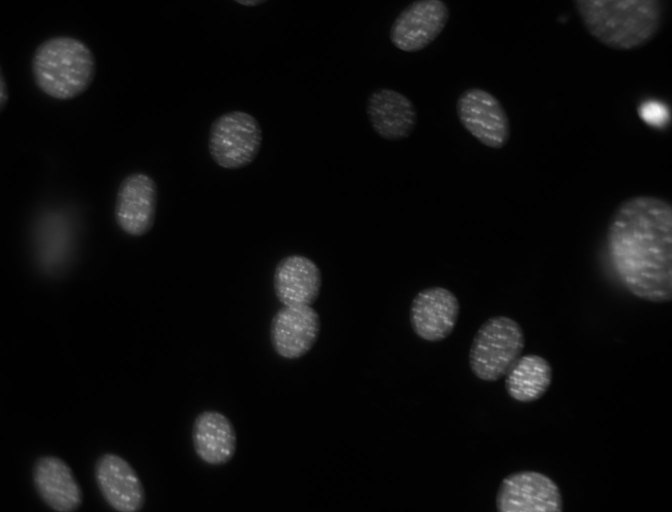
#> input picture recursos/imageprocessingexample/dna.jpeg, 1344 x 1024 px (shown at 1/2 size)
$ python -i illumination.py   (imports and definitions only)   (older library calls are emulated)
#> lines starting #> are read from the running program, lines starting #| are printed output that depends on the picture
#> further down, picture is the input picture: shape (1024, 1344); min 0, max 252, mean 12.7
# -*- coding: utf-8 -*-
"""Non-uniform illumination correction

Usage:
  illumination.py <image> [<N>] [<sigma>] [<mu>]

Options:
  -h --help     Show this screen.
"""
import sys

import os

import numpy as np

from docopt import docopt

from scipy.ndimage import sobel

from skimage.io import imread, imsave
from skimage.transform import rescale
from skimage.filter import gaussian_filter


def center(im):
    h, w = im.shape
    h = int(h / 4.)
    w = int(w / 4.)
    return im[h:h+2*h, w:w+2*w]


class NonUniformIllumination(object):
    """" Implementation of the non-uniform illuminaton profile estimation and
    compensation method of Tasdizen et al. The paper has missing details that
    have to be taken care of, eg. the use of weighted least squares instead of
    plain LS to account for the weights matrix.

    To be fixed:

    1. the final estimation of the illumination profile seems to be OK up to a
    multiplicative factor.

    2. the way the illumination is corrected since just dividing by the
    estimated profile doesn't semms work well

    Tasdizen et al. "Non-uniform illumination correction in transmission
    electron microscopy, 2008.

    """

    def __init__(self, N=3, sigma=0.1, mu=10.):
        # model degree
        self.N = int(N)
        if self.N >= 5:
            print('WARNING: there are some numerical issues for N>5')

        # Gaussian smothing
        self.sigma = float(sigma)

        # weights parameter
        self.mu = float(mu)

        self.__eps = 2**-23

        self.profile = None

    def __gradient(self, im):
        im_x = sobel(im, axis=1) / 8.
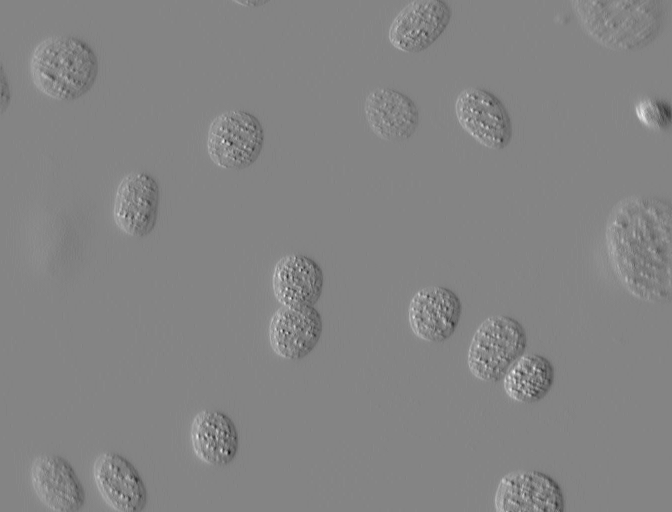
#> im_x: shape (1024, 1344) float64 (shown at 1/2 size); min -0.0838, max 0.0779, mean 2.78e-05; drawn with min black and max white
        im_y = sobel(im, axis=0) / 8.
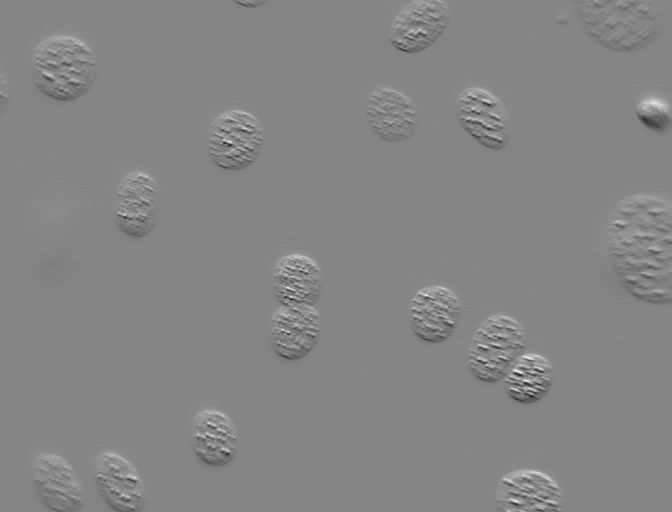
#> im_y: shape (1024, 1344) float64 (shown at 1/2 size); min -0.0873, max 0.0794, mean 1.64e-05; drawn with min black and max white
        return (im_x, im_y)

    def __S(self, x, y):
        if self.N == 1:
            S = [x,  y]
        elif self.N == 2:
            S = [x, y, x*x, x*y, y*y]
        elif self.N == 3:
            S = [x, y, x*x, x*y, y*y, x*x*x, y*x*x, y*y*x, y*y*y]
        else:
            S = []
            for i in range(self.N + 1):
                for j in range(i + 1):
                    S.append(x**(i-j) * y**j)
        return np.column_stack(S[1:])  # remove S[0,0] term

    def __M(self, x, y):
        _1 = np.ones(x.size)
        _0 = np.zeros(x.size)
        if self.N == 1:
            Q = [_1,  _0]
            R = [_0,  _1]
        elif self.N == 2:
            Q = [_1,  _0, 2.*x,  y,   _0]
            R = [_0,  _1,   _0,  x, 2.*y]
        elif self.N == 3:
            Q = [_1, _0, 2.*x, y, _0, 3.*x*x, 2.*x*y, y*y, _0]
            R = [_0, _1, _0, x, 2.*y, _0, x*x, 2.*x*y, 3.*y*y]
        else:
            for i in range(self.N + 1):
                for j in range(i + 1):
                    Q.append((i-j) * x**max(0, i-j-1) * y**j)
                    R.append(x**(i-j) * j*y**max(j-1, 0))
        return np.vstack((np.column_stack(Q[1:]), np.column_stack(R[1:])))

    def fit(self, image):
        if image.ndim > 2:
            raise TypeError('only single channel images allowed')

        # smooth image
        im = gaussian_filter(image, self.sigma)

        # gradients and grad. magnitude
        im_x, im_y = self.__gradient(im)
        im_r = np.sqrt(im_x * im_x + im_y * im_y)
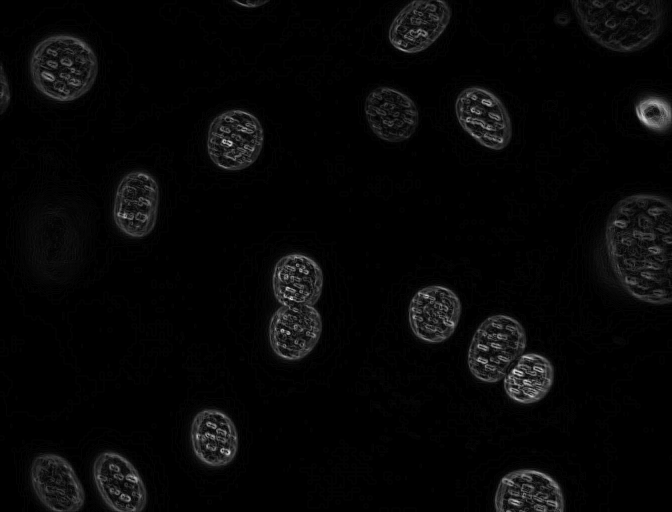
#> im_r: shape (1024, 1344) float64 (shown at 1/2 size); min 0, max 0.0915, mean 0.00252; drawn with min black and max white

        # log gradients
        log_im = np.log(im + self.__eps)
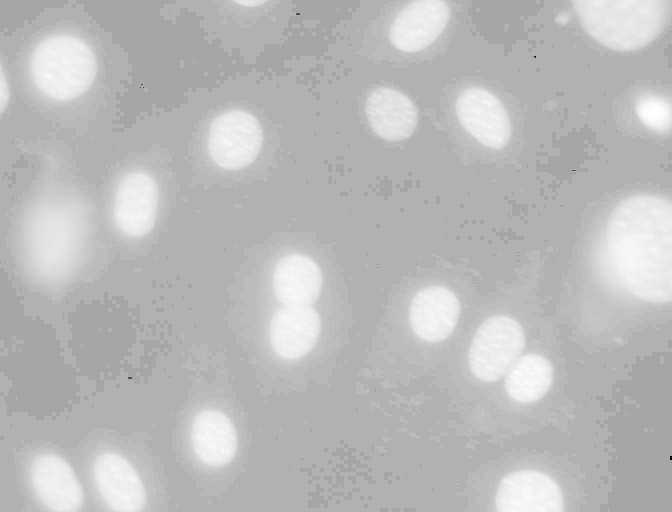
#> log_im: shape (1024, 1344) float64 (shown at 1/2 size); min -15.94, max -0.0118, mean -4.23; drawn with min black and max white
        log_im_x, log_im_y = self.__gradient(log_im)
        log_im_x = log_im_x.ravel()
        log_im_y = log_im_y.ravel()

        # compute weights
        weights = np.exp(-im_r / (self.mu ** 2))
        weights = weights.ravel()

        # (x,y) coordinates
        ny, nx = im.shape
#> ny = 1024; nx = 1344
        x, y = np.meshgrid(range(nx), range(ny), indexing='xy')
        x = x.ravel() - 0.5 * nx
        y = y.ravel() - 0.5 * ny

        # model (gradient) matrix
        M = self.__M(x, y)

        # observed (smoothed) gradient
        g = np.row_stack((log_im_x, log_im_y))
        g.shape = (g.size, 1)

        # diag(weights) * M
        weights.shape = (weights.size, 1)
        WM = M * np.vstack((weights, weights))

        # solve for gamma
        _g = np.asmatrix(g)
        _M = np.asmatrix(M)
        _WM = np.asmatrix(WM)
        gamma = np.linalg.inv(_WM.T * _M) * _WM.T * _g
#> gamma = [[0.000564], [-8.88e-07], [-1.76e-06], [-1.04e-07], [4.51e-10], [-4.37e-09], [2.43e-09], [1.17e-09]]

        # compute illumination profile
        S = self.__S(x, y)
        I = np.asarray(np.asmatrix(S) * gamma)

        self.profile = np.exp(I - I.max())
        self.profile = self.profile.reshape(im.shape)
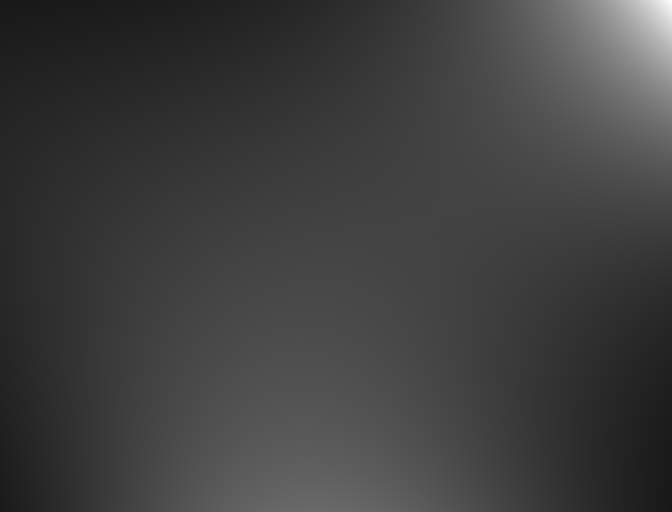
#> self.profile: shape (1024, 1344) float64 (shown at 1/2 size); min 0.0967, max 1, mean 0.249

    def __call__(self, im):
        self.fit(im)
        return im / (1.0 + self.profile)
        #return im / self.profile


def run(imfile, N, sigma, mu):
    N = 2 if N is None else int(N)
    sigma = 1.0 if sigma is None else float(sigma)
    mu = 10.0 if mu is None else float(mu)

    # read image
    im0 = imread(imfile, as_grey=True)

    # rescale to a common size
    scale = 1e6 / float(im0.size)
    im = rescale(im0, (scale, scale))

    # estimate illumination profile
    proc0 = NonUniformIllumination(N=N, sigma=sigma, mu=mu)

    comp = proc0(im)
    illum = proc0.profile

    # # resize to original size
    # illum = rescale(illum, (1.0/scale, 1.0/scale))
    # illum = np.resize(illum, im0.shape)

    fname = os.path.splitext(imfile)

    illum = (illum - illum.min()) / (illum.max() - illum.min())
    imsave(fname[0] + '-illum' + fname[1], illum)

    comp = (comp - comp.min()) / (comp.max() - comp.min())
    imsave(fname[0] + '-comp' + fname[1], comp)

    return

    # [7 lines of commented-out code are left out]

# [3 lines not run here, left out]

>>> import cv2
>>> picture = cv2.imread('recursos/imageprocessingexample/dna.jpeg', cv2.IMREAD_GRAYSCALE)
>>> result = NonUniformIllumination().fit(picture)
